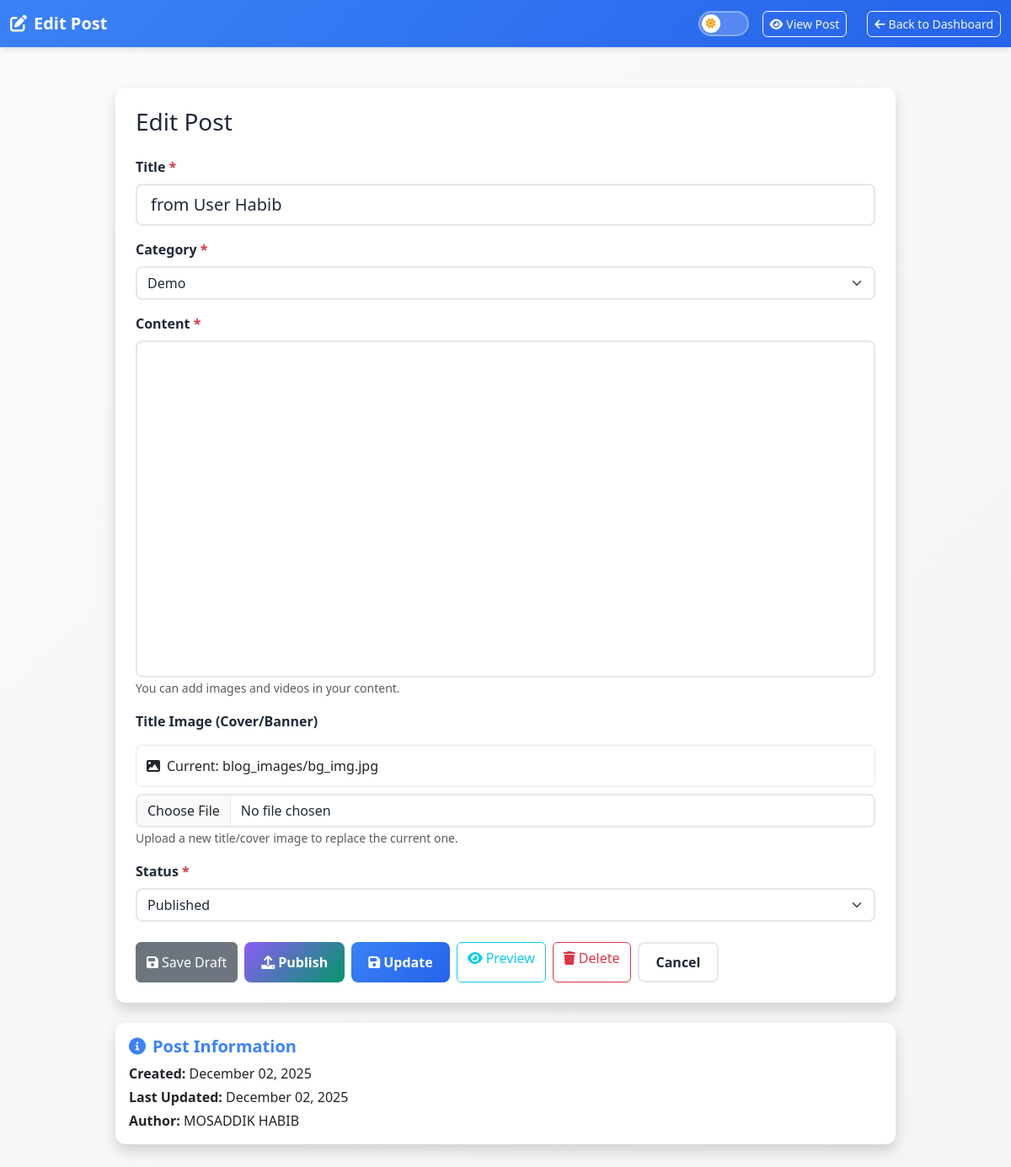
Page /manage/edit-post/from-user-habib-1/ (signed in) on the committed database.
### blog/models.py (models this page shows, shortened)
class Post(models.Model):
    STATUS_CHOICES = [
        ('draft', 'Draft'),
        ('published', 'Published'),
    ]
    title = models.CharField(max_length=200)
    slug = models.SlugField(unique=True)
    author = models.ForeignKey(User, on_delete=models.CASCADE)
    category = models.ForeignKey(Category, on_delete=models.CASCADE, related_name='posts')
    content = models.TextField(help_text="You can add images, videos, and YouTube links here")
    excerpt = models.TextField(max_length=500, blank=True, help_text="Brief description of the post")
    featured_image = models.ImageField(upload_to='blog_images/', blank=True, null=True)
    youtube_url = models.CharField(max_length=200, blank=True, help_text="YouTube URL (e.g., https://www.youtube.com/watch?v=VIDEO_ID)")
    video_file = models.FileField(upload_to='blog_videos/', blank=True, null=True, help_text="Upload video file")
    status = models.CharField(max_length=10, choices=STATUS_CHOICES, default='draft')
    created_at = models.DateTimeField(auto_now_add=True)
    updated_at = models.DateTimeField(auto_now=True)
    published_at = models.DateTimeField(null=True, blank=True)
    class Meta:
        ordering = ['-created_at']

class Category(models.Model):
    name = models.CharField(max_length=100)
    slug = models.SlugField(unique=True)
    description = models.TextField(blank=True)
    created_at = models.DateTimeField(auto_now_add=True)
    class Meta:
        verbose_name_plural = "Categories"

### blog/views.py (the view, shortened to what this page needs)
# urls.py: path('manage/edit-post/<slug:slug>/', views.admin_edit_post, name='admin_edit_post'),
@login_required(login_url='custom_login')
def admin_edit_post(request, slug):
    if not request.user.is_staff:
        return redirect('post_list')
    post = get_object_or_404(Post, slug=slug, author=request.user)
    categories = Category.objects.all()
    context = {
        'post': post,
        'categories': categories,
    }
    return render(request, 'blog/admin_edit_post.html', context)

### templates/blog/admin_edit_post.html (shortened to what this page needs)
<!DOCTYPE html>
{% load static %}
<html lang="en">
<head>
    <link href="https://cdn.jsdelivr.net/npm/bootstrap@5.3.0/dist/css/bootstrap.min.css" rel="stylesheet">
    <link rel="stylesheet" href="https://cdnjs.cloudflare.com/ajax/libs/font-awesome/6.0.0/css/all.min.css">
    <link href="https://cdn.quilljs.com/1.3.6/quill.snow.css" rel="stylesheet">
</head>
<body>
    <nav class="navbar navbar-dark">
        <div class="container-fluid">
            <a class="navbar-brand fw-bold" href="{% url 'admin_dashboard' %}">
                <i class="fas fa-edit me-2"></i>Edit Post
            </a>
            <div class="d-flex align-items-center gap-3">
                <button type="button" class="theme-toggle" id="themeToggle" onclick="toggleTheme()">
                    <div class="theme-toggle-slider">
                        <i class="fas fa-sun" id="themeIcon" style="color: #f59e0b;"></i>
                    </div>
                </button>
                <a href="{% url 'post_detail' post.slug %}" target="_blank" class="btn btn-outline-light btn-sm me-2">
                    <i class="fas fa-eye me-1"></i>View Post
                </a>
                <a href="{% url 'admin_dashboard' %}" class="btn btn-outline-light btn-sm">
                    <i class="fas fa-arrow-left me-1"></i>Back to Dashboard
                </a>
            </div>
        </div>
    </nav>
    <div class="container my-5">
        <div class="row justify-content-center">
            <div class="col-lg-10">
                <div class="card shadow">
                    <div class="card-body p-4">
                        <h3 class="mb-4">Edit Post</h3>
                        <form method="POST" enctype="multipart/form-data" id="editForm">
                            <div class="mb-3">
                                <label for="title" class="form-label">Title <span class="text-danger">*</span></label>
                                <input type="text" class="form-control form-control-lg" id="title" name="title" value="{{ post.title }}" required>
                            </div>
                            <div class="mb-3">
                                <label for="category" class="form-label">Category <span class="text-danger">*</span></label>
                                <select class="form-select" id="category" name="category" required>
                                    {% for category in categories %}
                                    <option value="{{ category.id }}" {% if category.id == post.category.id %}selected{% endif %}>{{ category.name }}</option>
                                    {% endfor %}
                                </select>
                            </div>
                            <div class="mb-3">
                                <label for="content" class="form-label">Content <span class="text-danger">*</span></label>
                                <div id="editor"></div>
                                <small class="text-muted">You can add images and videos in your content.</small>
                            </div>
                            <div class="mb-3">
                                <label for="featured_image" class="form-label">Title Image (Cover/Banner)</label>
                                {% if post.featured_image %}
                                <div class="current-file">
                                    <i class="fas fa-image me-2"></i>Current: {{ post.featured_image.name }}
                                </div>
                                {% endif %}
                                <input type="file" class="form-control mt-2" id="featured_image" name="featured_image" accept="image/*">
                                <small class="text-muted">Upload a new title/cover image to replace the current one.</small>
                            </div>
                            <div class="mb-4">
                                <label for="status" class="form-label">Status <span class="text-danger">*</span></label>
                                <select class="form-select" id="status" name="status" required>
                                    <option value="published" {% if post.status == 'published' %}selected{% endif %}>Published</option>
                                </select>
                            </div>
                            <div class="d-flex gap-2">
                                <button type="submit" name="action" value="save" class="btn btn-secondary">
                                    <i class="fas fa-save me-1"></i>Save Draft
                                </button>
                                <button type="submit" name="action" value="publish" class="btn btn-success">
                                    <i class="fas fa-upload me-1"></i>Publish
                                </button>
                                <button type="submit" class="btn btn-primary">
                                    <i class="fas fa-save me-1"></i>Update
                                </button>
                                {% if post.slug %}
                                <a href="{% url 'post_detail' post.slug %}" target="_blank" class="btn btn-outline-info">
                                    <i class="fas fa-eye me-1"></i>Preview
                                </a>
                                <a href="{% url 'admin_delete_post' post.slug %}" class="btn btn-outline-danger">
                                    <i class="fas fa-trash me-1"></i>Delete
                                </a>
                                {% else %}
                                <a href="/admin/blog/post/{{ post.id }}/change/" class="btn btn-outline-info">Preview</a>
                                {% endif %}
                                <a href="{% url 'admin_dashboard' %}" class="btn btn-outline-secondary">Cancel</a>
                            </div>
                        </form>
                    </div>
                </div>
                <div class="card shadow mt-4">
                    <div class="card-body">
                        <h5 class="card-title"><i class="fas fa-info-circle me-2"></i>Post Information</h5>
                        <p class="mb-1"><strong>Created:</strong> {{ post.created_at|date:"F d, Y" }}</p>
                        <p class="mb-1"><strong>Last Updated:</strong> {{ post.updated_at|date:"F d, Y" }}</p>
                        <p class="mb-0"><strong>Author:</strong> {{ post.author.get_full_name|default:post.author.username }}</p>
                    </div>
                </div>
            </div>
        </div>
    </div>
</body>
</html>

### templates/blog/admin_edit_post.html (style rules this page uses)
:root { --primary-color: #3b82f6; --secondary-color: #2563eb; --accent-color: #8b5cf6; --bg-color: #ffffff; --text-color: #1f2937; --card-bg: #ffffff; --border-color: #e5e7eb; --hover-bg: #f3f4f6; --navbar-bg: linear-gradient(135deg, #3b82f6, #2563eb); --body-bg: linear-gradient(135deg, #f9fafb, #f3f4f6); }
body { background: var(--body-bg); color: var(--text-color); transition: background-color 0.3s ease, color 0.3s ease; }
.navbar { box-shadow: 0 4px 6px -1px rgba(0, 0, 0, 0.1); background: var(--navbar-bg) !important; }
.form-control, .form-select { border: 2px solid var(--border-color); border-radius: 8px; background-color: var(--card-bg); color: var(--text-color); }
#editor { height: 400px; border-radius: 8px; border: 2px solid var(--border-color); background-color: var(--card-bg); }
.card { border: none; border-radius: 12px; box-shadow: 0 10px 15px -3px rgba(0, 0, 0, 0.1), 0 4px 6px -2px rgba(0, 0, 0, 0.05); background: var(--card-bg); backdrop-filter: blur(10px); transition: background-color 0.3s ease; }
.current-file { background-color: var(--light-color); padding: 12px; border-radius: 8px; margin-top: 8px; border: 1px solid var(--border-color); }
.btn-success { background: linear-gradient(135deg, var(--accent-color), #059669); border: none; border-radius: 8px; padding: 10px 20px; font-weight: 600; }
.btn-primary { background: linear-gradient(135deg, var(--primary-color), var(--secondary-color)); border: none; border-radius: 8px; padding: 10px 20px; font-weight: 600; }
.btn-outline-secondary { border: 2px solid var(--border-color); color: var(--text-color); background-color: transparent; border-radius: 8px; padding: 10px 20px; font-weight: 600; }
.btn-outline-light { border-radius: 6px; font-weight: 500; }
.form-label { font-weight: 600; color: var(--text-color); margin-bottom: 8px; }
.card-title { color: var(--primary-color); font-weight: 700; }
h1, h2, h3, h4, h5, h6 { color: var(--text-color); }
.theme-toggle { position: relative; width: 60px; height: 30px; background: rgba(255, 255, 255, 0.2); border-radius: 15px; cursor: pointer; transition: all 0.3s ease; border: 2px solid rgba(255, 255, 255, 0.3); padding: 0; }
.theme-toggle-slider { position: absolute; top: 2px; left: 2px; width: 22px; height: 22px; background: white; border-radius: 50%; transition: transform 0.3s ease; display: flex; align-items: center; justify-content: center; font-size: 12px; }

### rows in the picture
Post: title "from User Habib", category "Demo", featured_image.name "blog_images/bg_img.jpg", status "Published", created_at "December 02, 2025", updated_at "December 02, 2025", author.get_full_name "MOSADDIK HABIB"
